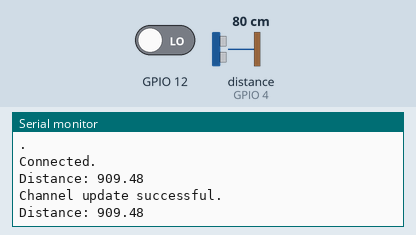
This sketch was run on a simulated ESP8266 (NodeMCU). Shown: the last lines printed to the serial monitor. The inputs (shaded band) are chosen by the test bench; at power-on: distance to the obstacle (sensor on GPIO 4) 80 cm, GPIO 12 LOW. The echo pulse lasts 58.3 µs per cm; WiFi joins after 1.5 s; servers stay silent unless stated; random numbers use the default seed unless the sketch sets one.

Above: at 8.1 s.
8.2 s: distance to the obstacle (sensor on GPIO 4) set to 2 cm
At 9.4 s:
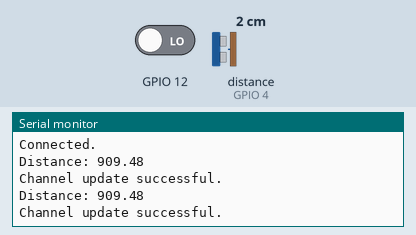
12.1 s: distance to the obstacle (sensor on GPIO 4) set to 4 cm
At 15.0 s:
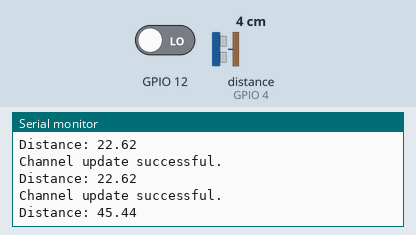
Timing chart, 0 to 16.5 s (numbered marks = the images above; inputs shaded):
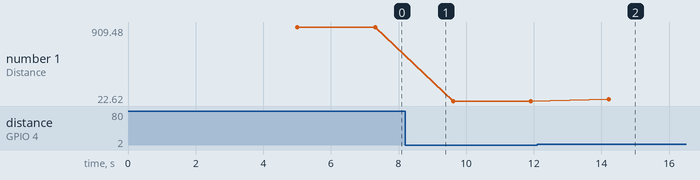

The sketch:

newThinkspeakpractical.ino
```cpp
//https://www.electroniclinic.com/
// Download Libraries: https://www.electroniclinic.com/arduino-libraries-download-and-projects-they-are-used-in-project-codes/

#include "ThingSpeak.h"
//#include "secrets.h" // secrets.h code is already given above in the first example
#include <ESP8266WiFi.h>

const int trigPin = 5;
const int echoPin = 4;

long duration;
float distance;

#define SECRET_SSID "SanketSarmalkar"        // replace MySSID with your WiFi network name
#define SECRET_PASS "Sanket123456789"   // replace MyPassword with your WiFi password

#define SECRET_CH_ID 1958518           // replace 0000000 with your channel number
#define SECRET_WRITE_APIKEY "P1I2HWN1HVZM9DA8"   // replace XYZ with your channel write API Key

char ssid[] = SECRET_SSID;   // your network SSID (name)
char pass[] = SECRET_PASS;   // your network password
int keyIndex = 0;            // your network key Index number (needed only for WEP)
WiFiClient  client;

unsigned long myChannelNumber = SECRET_CH_ID;
const char * myWriteAPIKey = SECRET_WRITE_APIKEY;

// Initialize our values

int number1 = 0;
int number2 = random(0,100);
int number3 = random(0,100);
int number4 = random(0,100);
String myStatus = "";

// sensor
int Pot = A0;
void setup() {
  pinMode(trigPin, OUTPUT);
  pinMode(echoPin, INPUT);
  pinMode(12, INPUT);
  Serial.begin(115200);  // Initialize serial
  //pinMode(Pot,INPUT);
  WiFi.mode(WIFI_STA);
  ThingSpeak.begin(client);  // Initialize ThingSpeak
}

void loop() {

  // Connect or reconnect to WiFi
  if(WiFi.status() != WL_CONNECTED){
    Serial.print("Attempting to connect to SSID: ");
    Serial.println(SECRET_SSID);
    while(WiFi.status() != WL_CONNECTED){
      WiFi.begin(ssid, pass);  // Connect to WPA/WPA2 network. Change this line if using open or WEP network
      Serial.print(".");
      delay(5000);
    }
    Serial.println("\nConnected.");
  }
  digitalWrite(trigPin, LOW);
  delayMicroseconds(4);
  digitalWrite(trigPin, HIGH);
  delayMicroseconds(10);
  digitalWrite(trigPin, LOW);

  duration = pulseIn(echoPin, HIGH);
  distance = (duration*0.39)/2;
  Serial.print("Distance: ");
  Serial.println(distance);
  delay(1000);
//int data = map(analogRead(Pot),0,1023,0,255);
  // set the fields with the values
  ThingSpeak.setField(1, distance);
//  ThingSpeak.setField(2, number2);
//  ThingSpeak.setField(3, number3);
//  ThingSpeak.setField(4, number4);
/*
  // figure out the status message
  if(number1 > number2){
    myStatus = String("field1 is greater than field2");
  }
  else if(number1 < number2){
    myStatus = String("field1 is less than field2");
  }
  else{
    myStatus = String("field1 equals field2");
  }

  // set the status
  ThingSpeak.setStatus(myStatus);
*/
  // write to the ThingSpeak channel
  int x = ThingSpeak.writeFields(myChannelNumber, myWriteAPIKey);
  if(x == 200){
    Serial.println("Channel update successful.");
  }
  else{
    Serial.println("Problem updating channel. HTTP error code " + String(x));
  }

  if(digitalRead(12) == HIGH){
    digitalWrite(16,HIGH);
    delay(1000);
    digitalWrite(16,LOW);
  }
  /*
  // change the values
  number1++;
  if(number1 > 99){
    number1 = 0;
  }
  number2 = random(0,100);
  number3 = random(0,100);
  number4 = random(0,100);
  */
  delay(1000); // Wait 20 seconds to update the channel again
}
```

Measured:
- after the input at 12.1 s, the serial monitor: prints a new line after 2.1 s (image 2)
- plotted number 1: 909.48 → 22.62 after the input at 8.2 s, 22.62 → 45.44 after the input at 12.1 s
